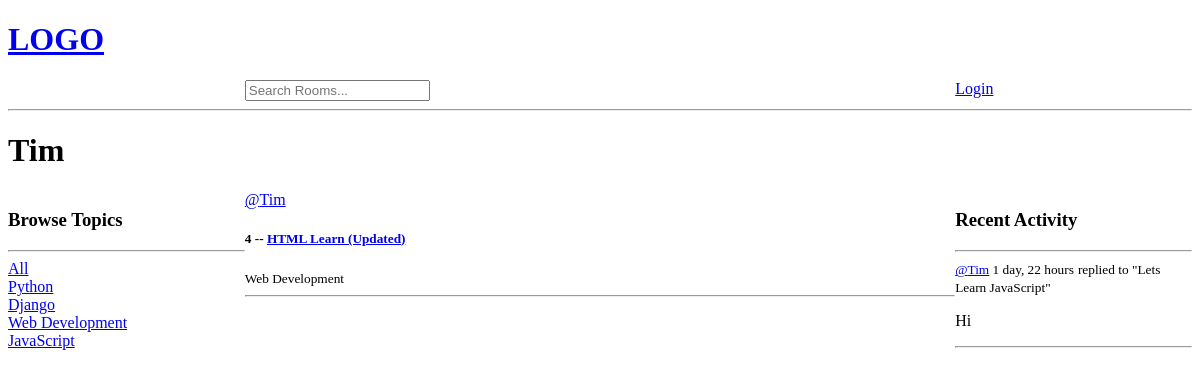
The page /profile/2 on the database its author committed.
### base/models.py (models this page shows, shortened)
class Topic(models.Model):
    name = models.CharField(max_length=200)

class Room(models.Model):
    host = models.ForeignKey(User, on_delete=models.SET_NULL, null=True)
    topic = models.ForeignKey(Topic, on_delete=models.SET_NULL, null=True)
    name = models.CharField(max_length=200)
    description = models.TextField(null=True, blank=True)
    participants = models.ManyToManyField(User, related_name='participants', blank=True)
    updated = models.DateTimeField(auto_now=True)
    created = models.DateTimeField(auto_now_add=True)
    class Meta:
        ordering = ['-updated', '-created']
    def __str__(self):
        return self.name

class Message(models.Model):
    user = models.ForeignKey(User, on_delete=models.CASCADE)
    room = models.ForeignKey(Room, on_delete=models.CASCADE)
    body = models.TextField()
    updated = models.DateTimeField(auto_now=True)
    created = models.DateTimeField(auto_now_add=True)
    class Meta:
        ordering = ['-updated', '-created']
    def __str__(self):
        return self.body[0:50]

### base/views.py (the view)
# urls.py: path('profile/<str:pk>', views.userProfile, name="user-profile"),
def userProfile(request, pk):
    user = User.objects.get(id=pk)
    rooms = user.room_set.all()
    activity_messages = user.message_set.all()
    topics = Topic.objects.all()
    context = {'user': user, 'rooms': rooms, 'activity_messages': activity_messages,
                'topics': topics}
    return render(request, 'base/profile.html', context)

### base/templates/base/profile.html
{% extends 'main.html' %}
{% load static %}
{% block content %}
<h1>{{user.username}}</h1>
<div class="profile-container">
    <div>
        {% include 'base/topic_component.html' %}
    </div>
    <div>
        {% include 'base/feed_component.html' %}
    </div>
    <div>
        {% include 'base/activity_component.html' %}
    </div>
</div>
{% endblock content %}

### base/templates/base/topic_component.html
<h3>Browse Topics</h3>
<hr>
<a href="{% url 'home'%}">All</a>
{% for topic in topics %}
    <div>
        <a href="{% url 'home'%}?q={{topic.name}}">{{topic.name}}</a>
    </div>
{% endfor %}

### base/templates/base/feed_component.html (shortened to what this page needs)
<div>
{% for room in rooms %}
    <div>
    <a href="{% url 'user-profile' room.host.id %}">@{{room.host.username}}</a>
    <h5>{{room.id}} -- <a href="{% url 'room' room.id%}">{{room.name}}</a></h5>
    <small>{{room.topic.name}}</small>
    <hr>
    </div>
{% endfor %}
</div>

### base/templates/base/activity_component.html (shortened to what this page needs)
<h3>Recent Activity</h3>
<hr>
{% for message in activity_messages %}
<div>
    <small><a href="{% url 'user-profile' message.user.id %}">@{{message.user}}</a> {{message.created|timesince}}</small>
    <small>replied to "{{message.room}}"</small>
    <p>{{message}}</p>
    <hr>
</div>
{% endfor %}

### base/static/css/homeStyle.css (style rules this page uses)
.profile-container { display: grid; grid-template-columns: 1fr 3fr 1fr; }

### rows shown on the page
Topic: name "Python"
Topic: name "Django"
Topic: name "Web Development"
Topic: name "JavaScript"
Room: host.username "Tim", id "4", name "HTML Learn (Updated)", topic.name "Web Development"
Message: user "Tim", created "1 day, 22 hours", room "Lets Learn JavaScript", body "Hi"

### other values the page prints
{{ user.username }} "Tim"
